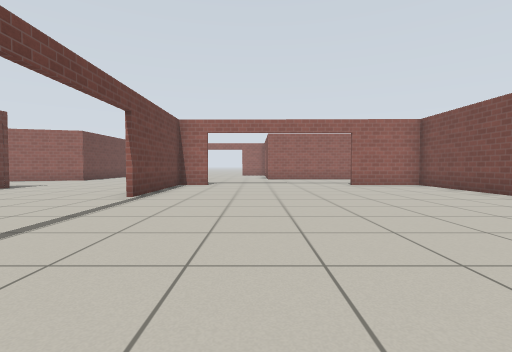
View 1 (above)

24 first-person views from a walk through a Gazebo world. The camera is 0.72 m above the floor, tilts 2° down and sees 85° across. The floor is counted in squares, 1 m on a side. Each view is taken from the middle of a square. On the plan, view 1 faces up. The plan holds only what a view shows up to about 10 squares ahead; the rest is blank. Simple patterns stand in for the simulator's built-in surfaces.

View 2
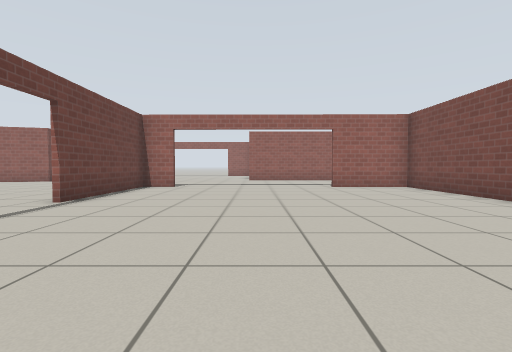

View 3
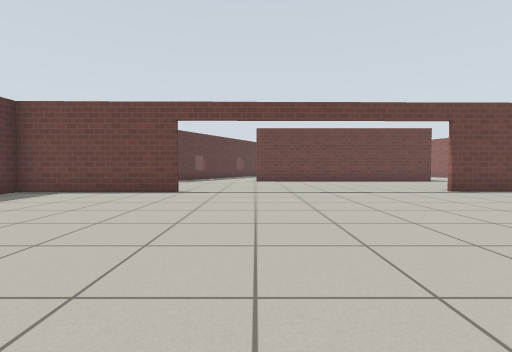

View 4
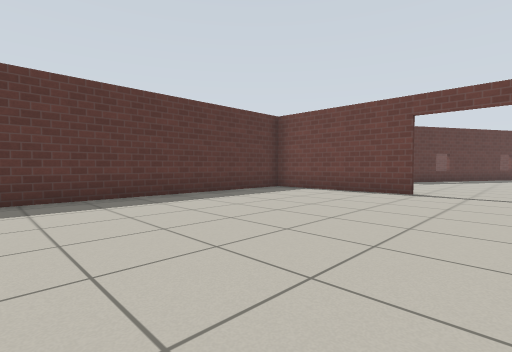

View 5
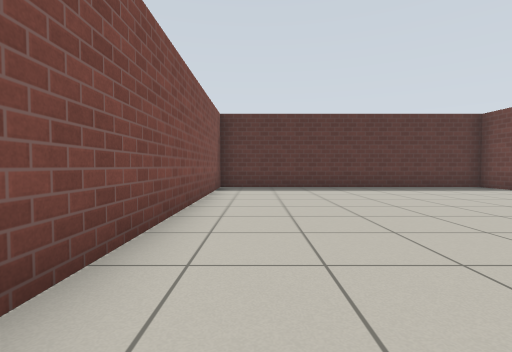

View 6
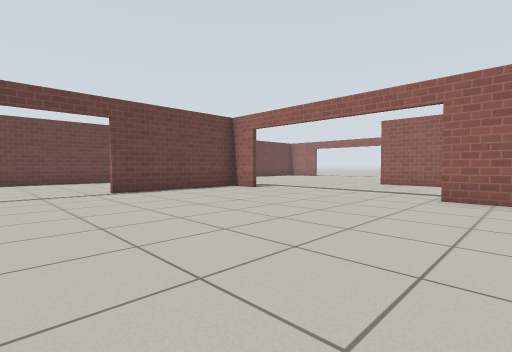

View 7
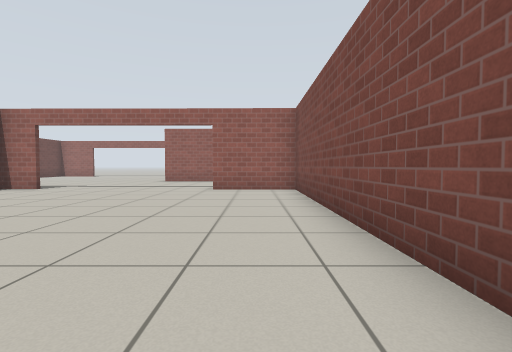

View 8
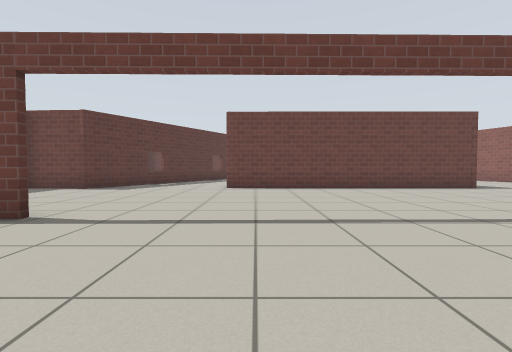

View 9
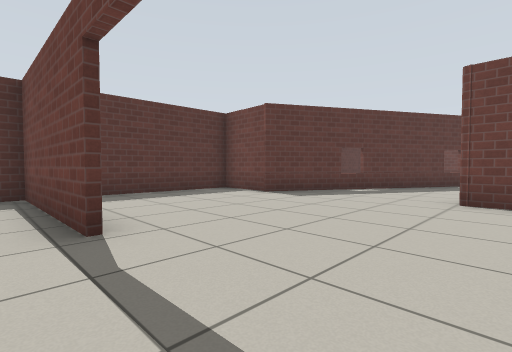

View 10
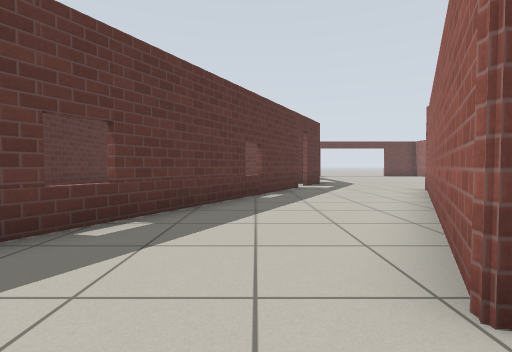

View 11
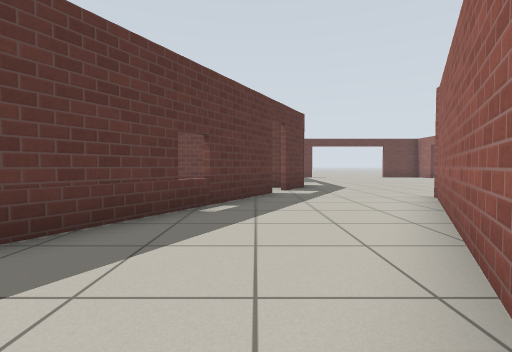

View 12
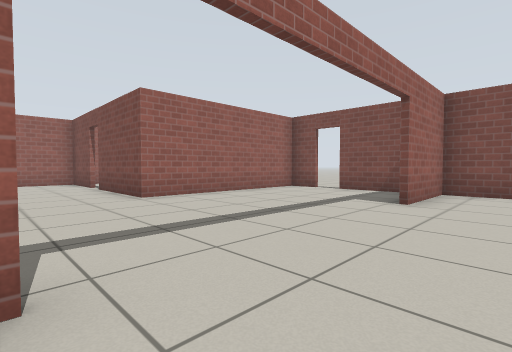

View 13
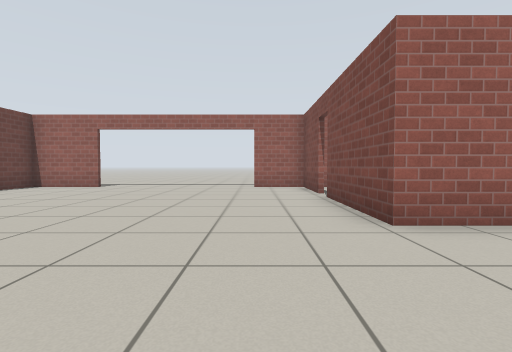

View 14
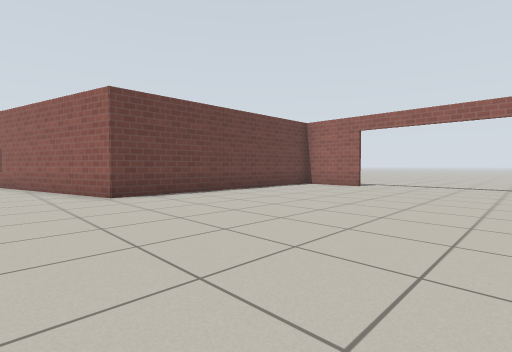

View 15
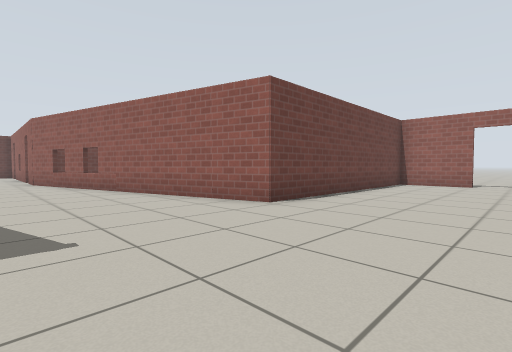

View 16
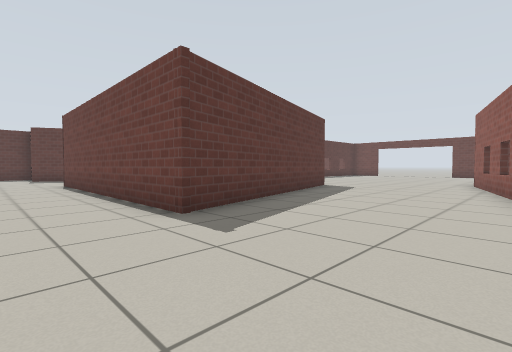

View 17
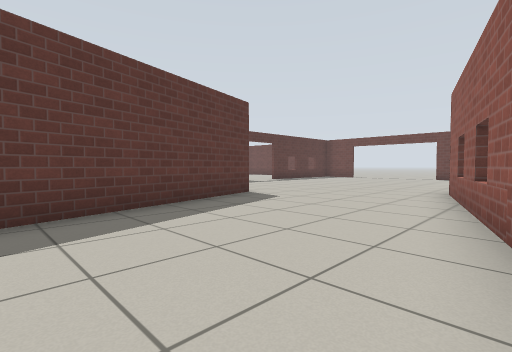

View 18
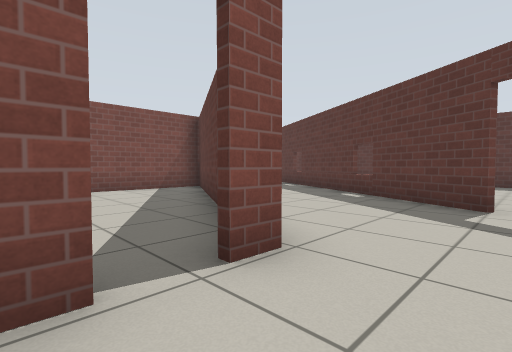

View 19
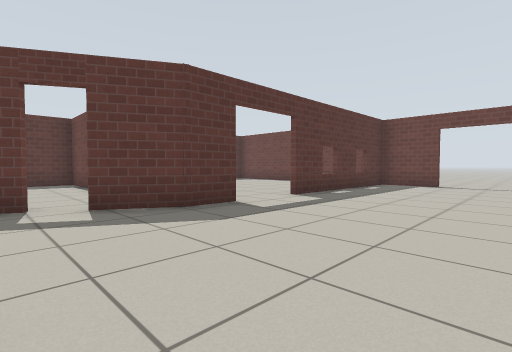

View 20
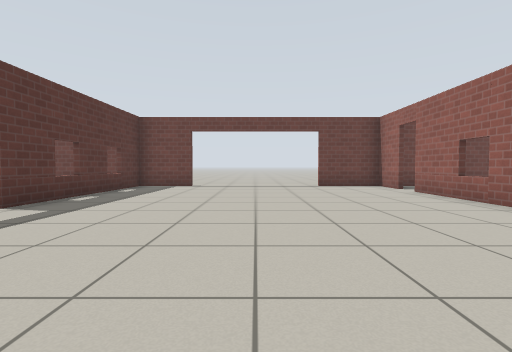

View 21
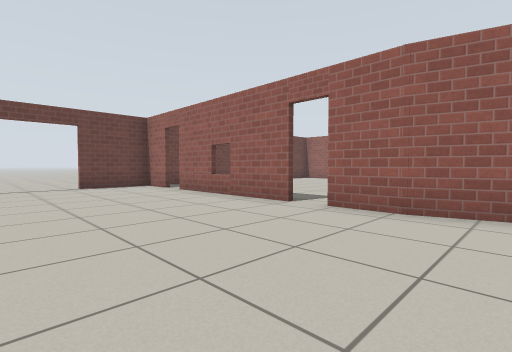

View 22
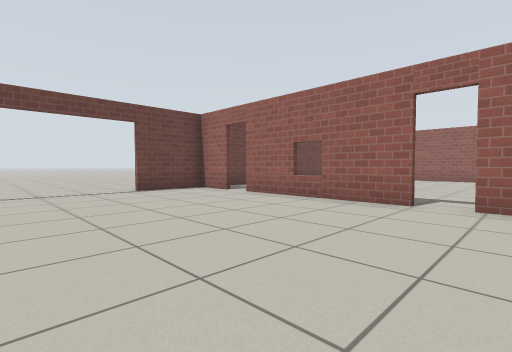

View 23
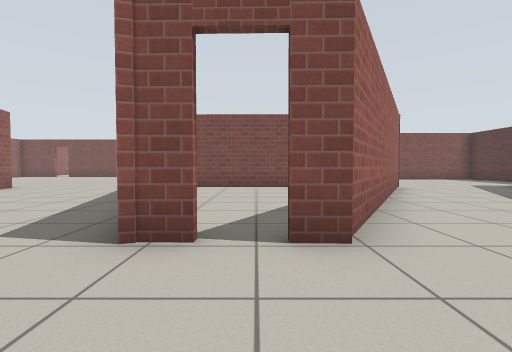

View 24
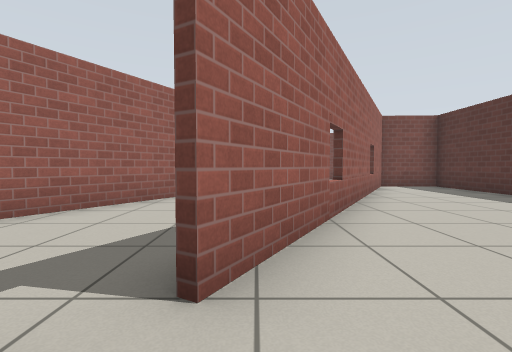

### Floor plan
Ten units are one square. View 1 is at (0, 0); x grows to the right and y downward. Boxes are objects, and circles mark ways between rooms. Rooms are numbered by the first view taken in them; rooms with no view inside come last. Other rooms are left out.
<svg viewBox="-277 -225 344 286">
<path fill="none" stroke="#000" d="M-28 12 -27 56 62 56 62 -106 36 -107M-18 -107 -29 -107 -29 -65M-142 -76 -82 -92 -82 -10 -154 -52M7 -194 7 -217 -11 -217M-64 -217 -87 -217 -87 -141 -168 -119M62 -116 62 -135M62 -142 62 -150M59 -154 7 -154 7 -186M-166 -15 -79 34 -80 56 -41 56M-186 -26 -172 -19M-199 -27 -186 -26M-205 -115 -250 -115M-183 -115 -198 -115M-154 -65 -154 -73 -142 -76M-154 -52 -154 -58M-168 -119 -185 -114M-272 -48 -272 -39M-258 -115 -272 -115 -272 -92M-271 -28 -216 -27M-186 32 -186 46M-186 8 -186 18M-179 54 -140 54M-111 54 -81 54 -81 35 -167 -14M-129 -39 -86 -14M-84 -14 -83 -81"/>
<circle cx="-30" cy="-25" r="3" fill="#2a7"/>
<circle cx="10" cy="-110" r="3" fill="#2a7"/>
<circle cx="-150" cy="-100" r="3" fill="#2a7"/>
<circle cx="-165" cy="-35" r="3" fill="#2a7"/>
<circle cx="-170" cy="-20" r="3" fill="#2a7"/>
<circle cx="-150" cy="-60" r="3" fill="#2a7"/>
<text x="10" y="-30">1</text>
<text x="-60" y="-100">2</text>
<text x="-210" y="-70">3</text>
<text x="-150" y="20">4</text>
<text x="-110" y="-60">5</text>
</svg>
Room 1 opens to room 2. Room 2 opens to room 3. Room 2 opens to room 4. Room 3 opens to room 5.

Where each view was taken, in squares from view 1:
view 1: 0 up, 0 right, facing up
view 2: 1 up, 1 right, facing up
view 3: 1 up, 5 right, facing left
view 4: 1 up, 5 right, facing down-left
view 5: 4 up, 5 right, facing down
view 6: 4 up, 5 right, facing up-left
view 7: 2 up, 5 right, facing up
view 8: 2 up, 1 right, facing left
view 9: 2 up, 2 left, facing down-left
view 10: 0 up, 7 left, facing left
view 11: 1 up, 9 left, facing left
view 12: 9 up, 2 left, facing up-right
view 13: 12 up, 1 left, facing up
view 14: 12 up, 2 left, facing up-left
view 15: 10 up, 5 left, facing up-left
view 16: 13 up, 6 left, facing down-left
view 17: 13 up, 10 left, facing down-left
view 18: 7 up, 17 left, facing down-right
view 19: 7 up, 16 left, facing down-left
view 20: 7 up, 17 left, facing left
view 21: 7 up, 17 left, facing up-left
view 22: 6 up, 19 left, facing up-left
view 23: 6 up, 18 left, facing right
view 24: 1 up, 18 left, facing right
